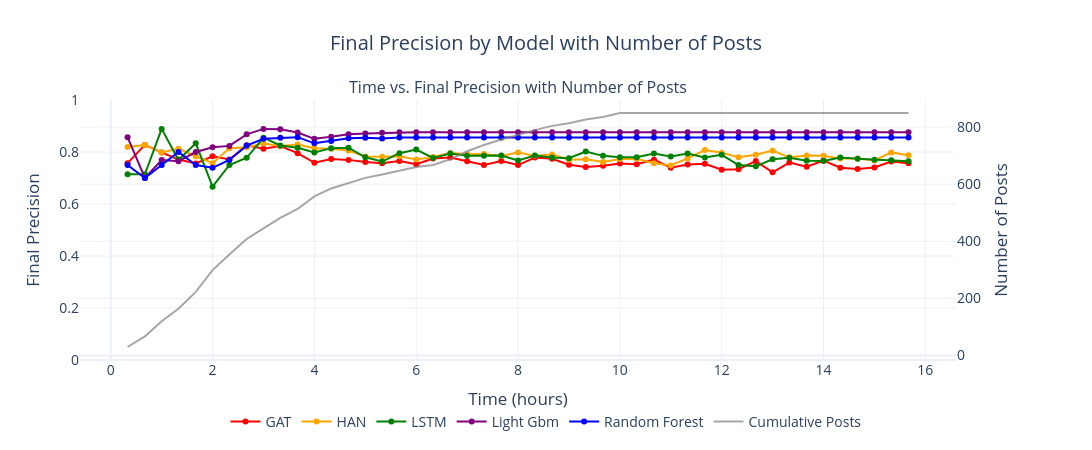

This figure's notebook cell:
### Code cell
import plotly.graph_objects as go
from plotly.subplots import make_subplots

# Filter only even time_cuts (optional)
df_all = df_all[df_all['metrics.time_cut'] % 4 == 0]

# Create the subplot
fig = make_subplots(
    rows=1, cols=1,
    subplot_titles=["Time vs. Final Precision with Number of Posts"],
    specs=[[{"secondary_y": True}]]
)

# Define colors
colors = ['red', 'orange', 'green', 'purple', 'blue', 'brown'] 

# Add traces by model
for i, model in enumerate(df_all['model'].unique()):
    df_model = df_all[df_all['model'] == model]
    color = colors[i % len(colors)]

    # Final Precision (left Y-axis)
    fig.add_trace(
        go.Scatter(
            x=df_model['time_cut_hours'],
            y=df_model['metrics.final_precision'],
            mode='lines+markers',
            name=f'{model}',
            line=dict(color=color)
        ),
        row=1, col=1, secondary_y=False
    )


# Add traces by model
for i, model in enumerate(df_all['model'].unique()):
    if model=='GAT':
        df_model = df_all[df_all['model'] == model]
        fig.add_trace(
            go.Scatter(
                x=df_model['time_cut_hours'],
                y=df_model['new_posts_cum_sum'],
                mode='lines',
                name='Cumulative Posts',
                line=dict(color='gray', dash='solid'),
                opacity=0.7
            ),
            row=1, col=1, secondary_y=True
        )
    
    # Update layout, axes, etc. as before
    # ...





# Update layout
fig.update_layout(
    title="Final Precision by Model with Number of Posts",
    title_x=0.5,
    template='plotly_white',
    width=1100,
    height=450,
    font=dict(size=14),
    legend=dict(
        orientation="h",
        yanchor="bottom",
        y=-0.3,
        xanchor="center",
        x=0.5,
        font=dict(size=14)
    )
)

# Axis titles
fig.update_xaxes(title_text="Time (hours)")
fig.update_yaxes(title_text="Final Precision", range=[0, 1], secondary_y=False)
fig.update_yaxes(title_text="Number of Posts", secondary_y=True)

fig.show()

### Figure 1 — Plotly figure (JSON) as saved in the notebook; plotly's stock layout.template omitted (floating-point values rounded to 4 significant figures)
{"data": [{"line": {"color": "red"}, "mode": "lines+markers", "name": "GAT", "type": "scatter", "x": [0.33, 0.67, 1, 1.33, 1.67, 2, 2.33, 2.67, 3, 3.33, 3.67, 4, 4.33, 4.67, 5, 5.33, 5.67, 6, 6.33, 6.67, 7, 7.33, 7.67, 8, 8.33, 8.67, 9, 9.33, 9.67, 10, 10.33, 10.67, 11, 11.33, 11.67, 12, 12.33, 12.67, 13, 13.33, 13.67, 14, 14.33, 14.67, 15, 15.33, 15.67], "xaxis": "x", "y": [0.7571, 0.8273, 0.7984, 0.7708, 0.7556, 0.7837, 0.7712, 0.8256, 0.8128, 0.8229, 0.7955, 0.7585, 0.773, 0.7697, 0.7617, 0.7567, 0.7652, 0.7531, 0.7746, 0.779, 0.7643, 0.7502, 0.7651, 0.7498, 0.7786, 0.7739, 0.7508, 0.7425, 0.7473, 0.7556, 0.7526, 0.7706, 0.7395, 0.752, 0.7545, 0.732, 0.7336, 0.7651, 0.722, 0.7592, 0.7431, 0.7669, 0.7395, 0.7344, 0.7407, 0.7633, 0.757], "yaxis": "y"}, {"line": {"color": "orange"}, "mode": "lines+markers", "name": "HAN", "type": "scatter", "x": [0.33, 0.67, 1, 1.33, 1.67, 2, 2.33, 2.67, 3, 3.33, 3.67, 4, 4.33, 4.67, 5, 5.33, 5.67, 6, 6.33, 6.67, 7, 7.33, 7.67, 8, 8.33, 8.67, 9, 9.33, 9.67, 10, 10.33, 10.67, 11, 11.33, 11.67, 12, 12.33, 12.67, 13, 13.33, 13.67, 14, 14.33, 14.67, 15, 15.33, 15.67], "xaxis": "x", "y": [0.8194, 0.8273, 0.7984, 0.8129, 0.7837, 0.7569, 0.8141, 0.8186, 0.8328, 0.8229, 0.8288, 0.8147, 0.8128, 0.8053, 0.7831, 0.7816, 0.7839, 0.7711, 0.7809, 0.7959, 0.7916, 0.7924, 0.7846, 0.7982, 0.7857, 0.7904, 0.7706, 0.7722, 0.7617, 0.7728, 0.7743, 0.7569, 0.7484, 0.7752, 0.8076, 0.7973, 0.7801, 0.7898, 0.8052, 0.7794, 0.7865, 0.7858, 0.7747, 0.7747, 0.7674, 0.7984, 0.7879], "yaxis": "y"}, {"line": {"color": "green"}, "mode": "lines+markers", "name": "LSTM", "type": "scatter", "x": [0.33, 0.67, 1, 1.33, 1.67, 2, 2.33, 2.67, 3, 3.33, 3.67, 4, 4.33, 4.67, 5, 5.33, 5.67, 6, 6.33, 6.67, 7, 7.33, 7.67, 8, 8.33, 8.67, 9, 9.33, 9.67, 10, 10.33, 10.67, 11, 11.33, 11.67, 12, 12.33, 12.67, 13, 13.33, 13.67, 14, 14.33, 14.67, 15, 15.33, 15.67], "xaxis": "x", "y": [0.7143, 0.7143, 0.8889, 0.7692, 0.8333, 0.6667, 0.75, 0.7778, 0.8551, 0.825, 0.8161, 0.798, 0.8148, 0.8167, 0.7795, 0.7634, 0.7955, 0.8095, 0.777, 0.7941, 0.7852, 0.7852, 0.7863, 0.7674, 0.7863, 0.7786, 0.7761, 0.8016, 0.7852, 0.7801, 0.7794, 0.7941, 0.7826, 0.7941, 0.7786, 0.7891, 0.75, 0.7448, 0.7721, 0.7778, 0.766, 0.7652, 0.7786, 0.7737, 0.7698, 0.7681, 0.7643], "yaxis": "y"}, {"line": {"color": "purple"}, "mode": "lines+markers", "name": "Light Gbm", "type": "scatter", "x": [0.33, 0.67, 1, 1.33, 1.67, 2, 2.33, 2.67, 3, 3.33, 3.67, 4, 4.33, 4.67, 5, 5.33, 5.67, 6, 6.33, 6.67, 7, 7.33, 7.67, 8, 8.33, 8.67, 9, 9.33, 9.67, 10, 10.33, 10.67, 11, 11.33, 11.67, 12, 12.33, 12.67, 13, 13.33, 13.67, 14, 14.33, 14.67, 15, 15.33, 15.67], "xaxis": "x", "y": [0.8571, 0.7, 0.7692, 0.7647, 0.8, 0.8182, 0.8235, 0.8679, 0.8889, 0.8873, 0.875, 0.8506, 0.8587, 0.8687, 0.8713, 0.8738, 0.8762, 0.8762, 0.8762, 0.8762, 0.8762, 0.8762, 0.8762, 0.8762, 0.8762, 0.8762, 0.8762, 0.8762, 0.8762, 0.8762, 0.8762, 0.8762, 0.8762, 0.8762, 0.8762, 0.8762, 0.8762, 0.8762, 0.8762, 0.8762, 0.8762, 0.8762, 0.8762, 0.8762, 0.8762, 0.8762, 0.8762], "yaxis": "y"}, {"line": {"color": "blue"}, "mode": "lines+markers", "name": "Random Forest", "type": "scatter", "x": [0.33, 0.67, 1, 1.33, 1.67, 2, 2.33, 2.67, 3, 3.33, 3.67, 4, 4.33, 4.67, 5, 5.33, 5.67, 6, 6.33, 6.67, 7, 7.33, 7.67, 8, 8.33, 8.67, 9, 9.33, 9.67, 10, 10.33, 10.67, 11, 11.33, 11.67, 12, 12.33, 12.67, 13, 13.33, 13.67, 14, 14.33, 14.67, 15, 15.33, 15.67], "xaxis": "x", "y": [0.75, 0.7, 0.75, 0.8, 0.75, 0.7391, 0.7692, 0.8246, 0.8507, 0.8553, 0.8571, 0.8333, 0.8421, 0.8529, 0.8544, 0.8519, 0.8559, 0.8559, 0.8559, 0.8559, 0.8559, 0.8559, 0.8559, 0.8559, 0.8559, 0.8559, 0.8559, 0.8559, 0.8559, 0.8559, 0.8559, 0.8559, 0.8559, 0.8559, 0.8559, 0.8559, 0.8559, 0.8559, 0.8559, 0.8559, 0.8559, 0.8559, 0.8559, 0.8559, 0.8559, 0.8559, 0.8559], "yaxis": "y"}, {"line": {"color": "gray", "dash": "solid"}, "mode": "lines", "name": "Cumulative Posts", "opacity": 0.7, "type": "scatter", "x": [0.33, 0.67, 1, 1.33, 1.67, 2, 2.33, 2.67, 3, 3.33, 3.67, 4, 4.33, 4.67, 5, 5.33, 5.67, 6, 6.33, 6.67, 7, 7.33, 7.67, 8, 8.33, 8.67, 9, 9.33, 9.67, 10, 10.33, 10.67, 11, 11.33, 11.67, 12, 12.33, 12.67, 13, 13.33, 13.67, 14, 14.33, 14.67, 15, 15.33, 15.67], "xaxis": "x", "y": [30, 67, 120, 164, 223, 299, 354, 408, 445, 482, 513, 557, 585, 603, 622, 634, 646, 660, 667, 687, 715, 737, 756, 773, 789, 804, 813, 826, 835, 849, 849, 849, 849, 849, 849, 849, 849, 849, 849, 849, 849, 849, 849, 849, 849, 849, 849], "yaxis": "y2"}], "layout": {"annotations": [{"font": {"size": 16}, "showarrow": false, "text": "Time vs. Final Precision with Number of Posts", "x": 0.47, "xanchor": "center", "xref": "paper", "y": 1, "yanchor": "bottom", "yref": "paper"}], "font": {"size": 14}, "height": 450, "legend": {"font": {"size": 14}, "orientation": "h", "x": 0.5, "xanchor": "center", "y": -0.3, "yanchor": "bottom"}, "title": {"text": "Final Precision by Model with Number of Posts", "x": 0.5}, "width": 1100, "xaxis": {"anchor": "y", "autorange": true, "domain": [0, 0.94], "range": [-0.6034, 16.6], "title": {"text": "Time (hours)"}, "type": "linear"}, "yaxis": {"anchor": "x", "domain": [0, 1], "range": [0, 1], "title": {"text": "Final Precision"}, "type": "linear"}, "yaxis2": {"anchor": "x", "autorange": true, "overlaying": "y", "range": [-15.5, 894.5], "side": "right", "title": {"text": "Number of Posts"}, "type": "linear"}}}
